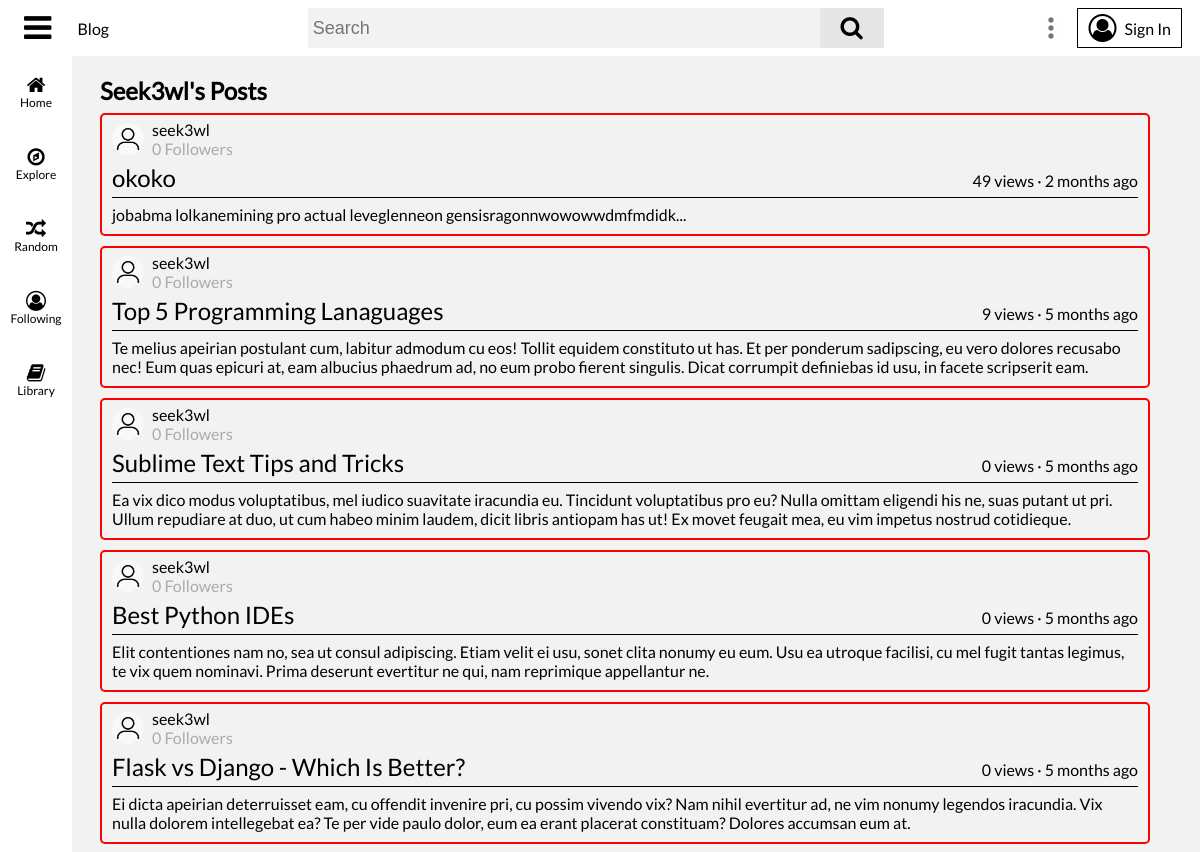
The app's page /explore?c=seek3wl (upper part), older data.
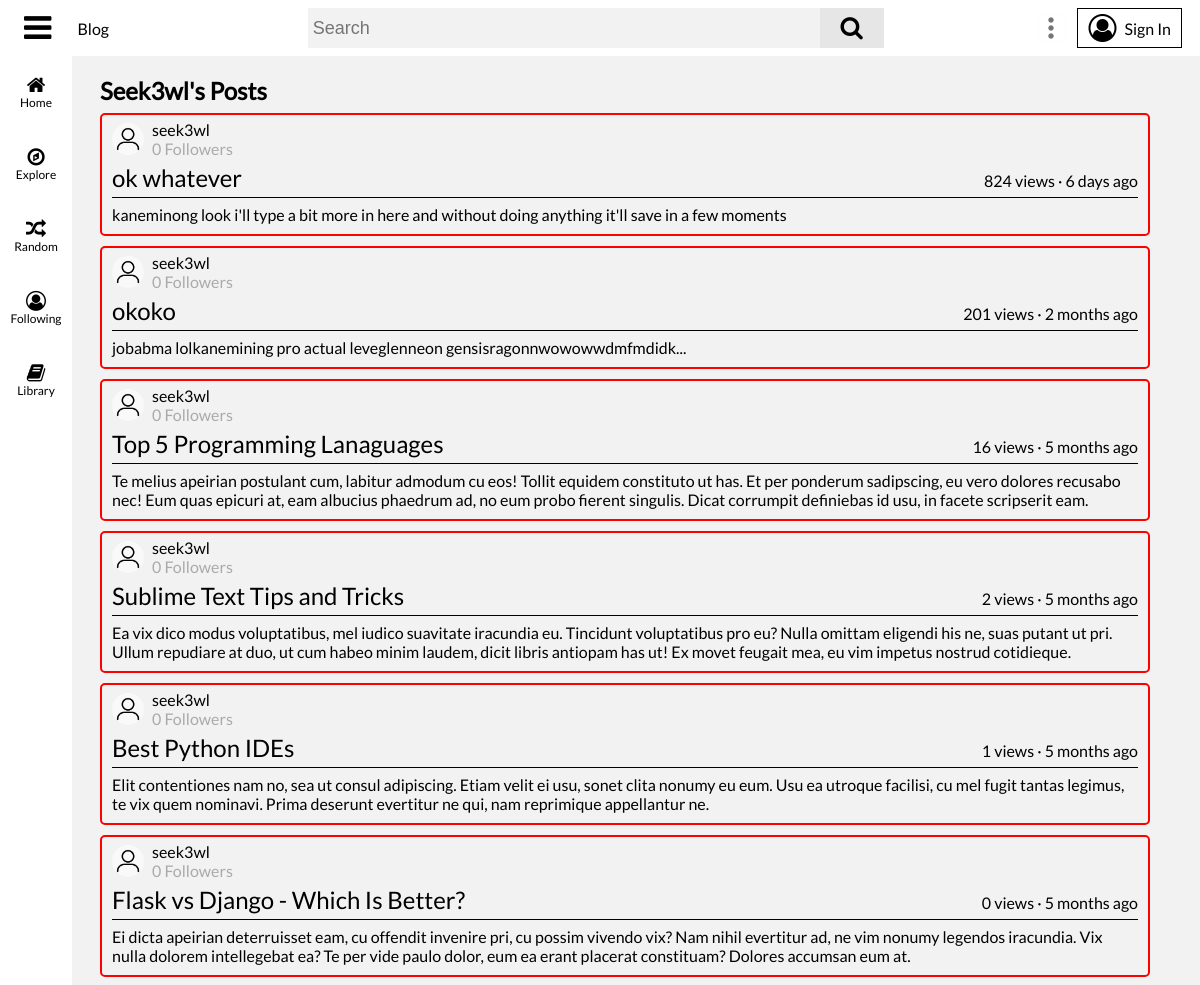
The same page, newer data.
### flaskblog/models.py (models this page shows, shortened)
class Post(db.Model):
	id = db.Column(db.Integer, primary_key=True)
	user_id = db.Column(db.Integer, db.ForeignKey('user.id'), nullable=False)
	title = db.Column(db.String(100), nullable=False)
	date_posted = db.Column(db.DateTime, nullable=False, default=datetime.utcnow)
	content = db.Column(db.Text, nullable=False)
	views = db.Column(db.Integer, nullable=False, default=0)
	likes = db.Column(db.Integer, nullable=False, default=0)
	comments = db.relationship('Comment', backref='parent', lazy=True)
	tags = db.relationship('Tag', secondary=post_tag_cat, backref='posts_tagged')
	def date_posted_ago(self):
		date_posted = getattr(self, 'date_posted')
		return get_duration(date_posted)

class User(db.Model, UserMixin):
	id = db.Column(db.Integer, primary_key=True)
	username = db.Column(db.String(16), unique=True, nullable=False)
	email = db.Column(db.String(120), unique=True, nullable=False)
	image_file = db.Column(db.String(20), nullable=False, default='default.jpg')
	banner_image = db.Column(db.String(20), nullable=False, default='default_banner.jpg')
	description = db.Column(db.String(120), nullable=True)
	password = db.Column(db.String(60), nullable=False)
	security_question = db.Column(db.String(120), nullable=True)
	security_question_answer = db.Column(db.String(120), nullable=True)
	date_joined = db.Column(db.DateTime, default=datetime.utcnow, nullable=False)
	following = db.relationship('User', secondary=user_user_follow,
								primaryjoin=id == user_user_follow.c.follower_user_id,
								secondaryjoin=id == user_user_follow.c.following_user_id,
								backref='followers')
	media_uploads = db.relationship('Media', backref='uploader', lazy=True)
	posts_cached = db.relationship('PostCache', backref='cache_author', lazy=True)
	posts = db.relationship('Post', backref='author', lazy=True)
	posts_viewed = db.relationship('Post', secondary=user_post_view, backref='viewers')
	posts_liked = db.relationship('Post', secondary=user_post_like, backref='post_likers')
	posts_disliked = db.relationship('Post', secondary=user_post_dislike, backref='post_dislikers')
	featured_post_id = db.Column(db.Integer, nullable=True)
	comments = db.relationship('Comment', backref='author', lazy=True)
	comments_liked = db.relationship('Comment', secondary=user_comment_like, backref='comment_likers')
	comments_disliked = db.relationship('Comment', secondary=user_comment_dislike, backref='comment_dislikers')
	collections = db.relationship('Collection', backref='author', lazy=True)

### flaskblog/main/routes.py (the view, shortened to what this page needs)
@main.route('/explore')
def explore():
	explore_option = request.args.get('c')
	if explore_option == 'trending':
		trending_posts = Post.query.order_by(Post.views.desc()).limit(50).all()
		limit_content = {}
		for post in trending_posts:
			splinted = re.split('{{|}}', post.content)
			for i, splint in enumerate(splinted):
				if splint == '':
					splinted.pop(i)
				elif '*/#|>' in splint:
					splinted.pop(i)
			if len(splinted[0].split()) > 17:
				limit_content[post.id] = splinted[0].split('\n')[0]
			else:
				limit_content[post.id] = splinted[0] + '...'
		return render_template('/explore/trending.html', title='Trending', trending_posts=trending_posts,
							   limit_content=limit_content)
	elif explore_option == 'seek3wl':
		seek3wl = User.query.filter_by(username='seek3wl').first()
		seek3wl_posts = Post.query.filter_by(user_id=seek3wl.id).order_by(Post.date_posted.desc()).all()
		limit_content = {}
		for post in seek3wl_posts:
			splinted = re.split('{{|}}', post.content)
			for i, splint in enumerate(splinted):
				if splint == '':
					splinted.pop(i)
				elif '*/#|>' in splint:
					splinted.pop(i)
			if len(splinted[0].split()) > 17:
				limit_content[post.id] = splinted[0].split('\n')[0]
			else:
				limit_content[post.id] = splinted[0] + '...'
		return render_template('/explore/seek3wl.html', title='Seek3wl', seek3wl_posts=seek3wl_posts,
							   limit_content=limit_content)
	elif explore_option == 'osu-mania':
		return render_template('/explore/osu_mania.html', title='Osu Mania')

### flaskblog/main/forms.py
class SearchForm(FlaskForm):
    searched = SearchField(validators=[DataRequired()])

### flaskblog/main/routes.py (called while the page is built)
@main.app_context_processor
def inject_template_globals():
	if current_user.is_authenticated:
		image_file_2 = current_user.image_file
	else:
		image_file_2 = 'default.jpg'
	has_post_cache = False
	if current_user.is_authenticated:
		if PostCache.query.filter_by(user_id=current_user.id):
			has_post_cache = True
	return dict(image_file=url_for('static', filename=f'images/profile_pics/{image_file_2}'), SearchForm=SearchForm(),
				has_post_cache=has_post_cache)

### flaskblog/templates/explore/seek3wl.html
{% extends 'base.html' %}
{% block body %}
	<div id="main-body">
		<div class="explore-header">
			<h2>Seek3wl's Posts</h2>
		</div>
		{% for post in seek3wl_posts %}
			<article class="post-container">
				<div class="post-header">
					<a href="{{ url_for('users.user_page', username=post.author.username) }}">
						<img class="post-user-img" height="32" width="32" draggable="false" src="{{ url_for('static', filename='images/profile_pics/' + post.author.image_file) }}">
					</a>
					<div class="post-header-info">
						<a href="{{ url_for('users.user_page', username=post.author.username) }}">
							{{ post.author.username }}
						</a>
						<span>{{ length(post.author.followers) }} Followers</span>
					</div>
				</div>
				<div class="post-title">
					<a href="{{ url_for('posts.post', post_id=post.id) }}">{{ post.title }}</a>
					{{ post.views }} views · {{ post.date_posted_ago() }}
				</div>
				<p class="post-content">{{ limit_content[post.id] }}</p>
			</article>
		{% endfor %}
	</div>
{% endblock %}

Row changes from the older to the newer data that the page shows:
added Post: image_file (placeholder picture), author.username "seek3wl", likes "0", title "ok whatever", views "824", date_posted_ago "6 days ago", limit_content "kaneminong look i'll type a bit more in here and without doing anything it'll save in a few moments"
changed Post "okoko": views "49" → "201"
changed Post "Top 5 Programming Lanaguages": views "9" → "16"
changed Post "Sublime Text Tips and Tricks": views "0" → "2"
changed Post "Best Python IDEs": views "0" → "1"
